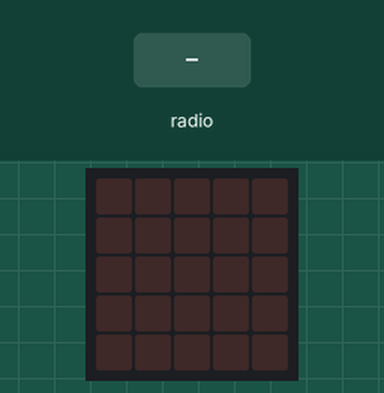
A program run on a simulated BBC micro:bit running MicroPython. Shown: the board's 5×5 LED display. The inputs (shaded band) are chosen by the test bench.

Above: at 1.2 s.
1.3 s: radio message "0" arrives
At 1.9 s:
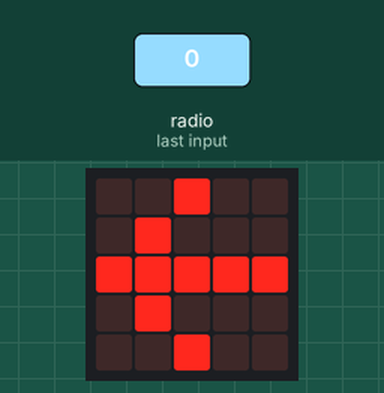
2.8 s: radio message "1" arrives
At 3.1 s:
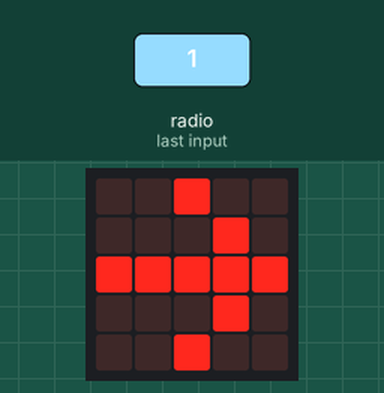
Timing chart, 0 to 5.8 s (numbered marks = the images above; inputs shaded):
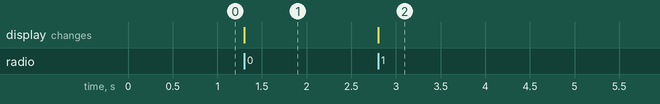

The program:

08_radio.py
```python
# 08_radio.py
from microbit import *
import radio
# radio päälle
radio.on()
# valitaan kanava (0-100)
radio.config(channel=7)
while True:
    asento = accelerometer.current_gesture()
    if asento == "left":
        radio.send("0")
    if asento == "right":
        radio.send("1")
    viesti = radio.receive()
    if viesti == "0":
        display.show(Image.ARROW_W)
    if viesti == "1":
        display.show(Image.ARROW_E)
```

Measured:
- after the input at 1.3 s, the display: changes at once (image 1)
- after the input at 2.8 s, the display: changes at once (image 2)
